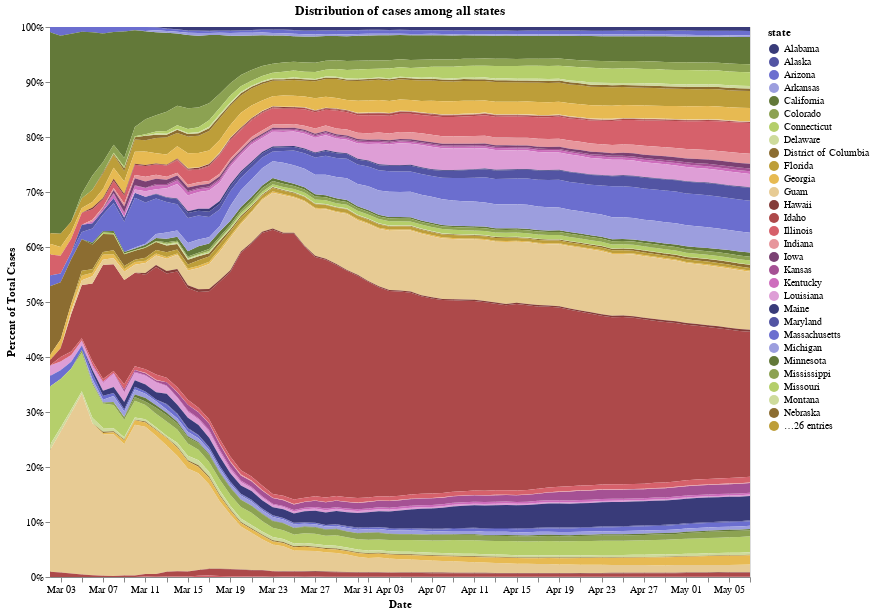

Notebook code for this chart:
### Markdown cell above
## 6 - Examining percentage of cases compared to all states
The below chart maps which states have the majority of cases at a given date. We can see how Washington and California originally had majority of cases in the U.S., and how quickly New York took over, and continues to make up a large percentage of cases in the U.S.

### Code cell
chart = alt.Chart(recent_cases).mark_area().encode(
    x=alt.X('date:T', axis=alt.Axis(format='%b %d', title='Date')),
    y=alt.Y('cases:Q', stack="normalize", axis=alt.Axis(format='%', title='Percent of Total Cases')), 
#     x="date:T",
#     y=alt.Y("cases:Q", stack="normalize"),
    tooltip=['state', 'cases', 'date'],
    color= alt.Color('state:N', scale=alt.Scale(scheme='category20b'))

).properties(
    width=700,
    height=550,
    title="Distribution of cases among all states"
)

display(chart)

### Figure 1 — Vega-Lite specification as saved in the notebook (floating-point values rounded to 4 significant figures; data arrays with more than 128 entries replaced by an {"elided": "..."} marker saying what was removed)
{"config": {"view": {"continuousWidth": 400, "continuousHeight": 300}}, "data": {"name": "data-05d729b3caf421429fa0a44330e28f6e"}, "mark": "area", "encoding": {"color": {"type": "nominal", "field": "state", "scale": {"scheme": "category20b"}}, "tooltip": [{"type": "nominal", "field": "state"}, {"type": "quantitative", "field": "cases"}, {"type": "temporal", "field": "date"}], "x": {"type": "temporal", "axis": {"format": "%b %d", "title": "Date"}, "field": "date"}, "y": {"type": "quantitative", "axis": {"format": "%", "title": "Percent of Total Cases"}, "field": "cases", "stack": "normalize"}}, "height": 550, "title": "Distribution of cases among all states", "width": 700, "$schema": "https://vega.github.io/schema/vega-lite/v4.0.2.json", "datasets": {"data-05d729b3caf421429fa0a44330e28f6e": {"elided": "3391 records"}}}
